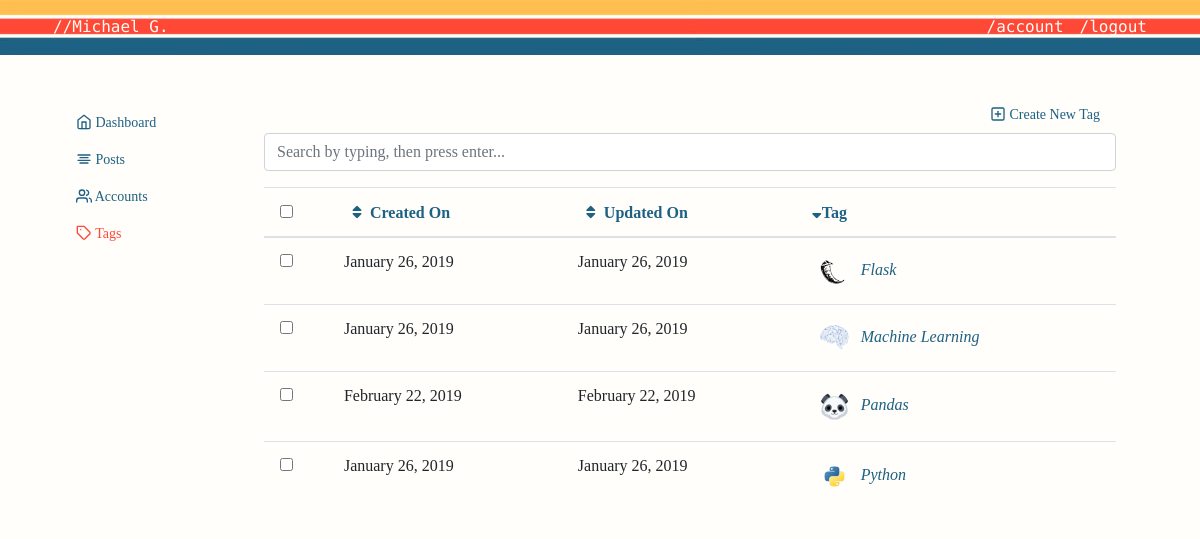
The app's page /admin/tags?q=&sort=tag_name&direction=asc (signed in) with its own data.
### personal_blog/models.py (models this page shows, shortened)
class Tag(ResourceMixin, db.Model):
    id = db.Column(db.Integer, primary_key=True)
    slug = db.Column(db.String(20), unique=True, nullable=False)
    tag_name = db.Column(db.String(20), unique=True, nullable=False)
    image_file = db.Column(db.String(20), nullable=False, default='default.jpg')

### personal_blog/views.py (the view)
@app.route("/admin/tags", methods=['GET', 'POST'])
@login_required
def admin_tags():
    search_form = SearchForm()
    bulk_form = BulkDeleteForm()
    sort_by = Tag.sort_by(request.args.get('sort', 'created_on'),
                          request.args.get('direction', 'desc'))
    order_values = '{0} {1}'.format(sort_by[0], sort_by[1])
    search = '%{0}%'.format(request.args.get('q', ''))
    tags = Tag.query \
        .filter(Tag.tag_name.ilike(search)) \
        .order_by(text(order_values)).all()
    return render_template('admin_tags.html', form=search_form, bulk_form=bulk_form, tags=tags, title='Tags')

### personal_blog/forms.py
class SearchForm(FlaskForm):
    q = StringField('Search terms', validators=[Optional(), Length(1, 256)])

class BulkDeleteForm(FlaskForm):
    scope = SelectField('Privileges',
                        choices=[('all_selected_items', 'All selected items'),
                                 ('all_search_results', 'All search results')],
                        validators=[DataRequired()]
                        )

### personal_blog/lib/util_sqlalchemy.py (called while the page is built)
    @classmethod
    def sort_by(cls, field, direction):
        if field not in cls.__table__.columns:
            field = 'created_on'
        if direction not in ('asc', 'desc'):
            direction = 'asc'
        return field, direction

### personal_blog/models.py (called while the page is built)
@login_manager.user_loader
def load_user(user_id):
    return User.query.get(int(user_id))

### personal_blog/templates/admin_tags.html (shortened to what this page needs)
{% extends "admin.html" %}
{% block admin %}
<a class= "nav-link" href="{{ url_for('new_tag') }}" id= "create"> <span data-feather="plus-square"></span> Create New Tag </a>
  <form action="{{ url_for('admin_tags') }}" method="get"
        id="" class="" role="form">
    <div class="form-group">
      <input type="text" class="form-control"
             id="q" name="q" value="{{ request.args.get('q', '') }}"
             placeholder="Search by typing, then press enter...">
    </div>
  </form>
  {% if tags.total == 0 %}
    <h3>No results found</h3>
    {% if request.args.get('q') %}
      <p>Try limiting or removing your search terms.</p>
    {% else %}
      <p>There are no tags present,
         you should <a href="{{ url_for('') }}">sign up</a>.</p>
    {% endif %}
  {% else %}
  <form action="{{ url_for('admin_tags_bulk_delete') }}" method="post"
        id="" class="" role="form">
      <table class="table">
        <thead>
          <tr>
            <th>
              <input id="select_all" name="select_all" type="checkbox">
            </th>
            <th class="col-header">
              {% set sort = request.args.get('sort', None) %}
              {% set direction = request.args.get('direction', 'asc') %}
              {% set q = request.args.get('q', '') %}
              {% set field = 'created_on' %}
              {% set label = 'Created On' %}
              {% if sort == field and direction == 'asc' %}
                {% set css = "fas fa-sort-down" %}
                {% set direction = 'desc' %}
              {% elif sort == field and direction == 'desc' %}
                {% set css = "fas fa-sort-up" %}
                {% set direction = 'asc' %}
              {% else %}
                {% set css = "fas fa-sort" %}
              {% endif %}
            <a class="{{ css }}" href="{{ url_for('admin_tags',
                                          q=q,
                                          sort=field,
                                          direction=direction,
                                          **request.view_args) }}">{{ label }}</a>
            </th>
            <th class="col-header">
              {% set sort = request.args.get('sort', None) %}
              {% set direction = request.args.get('direction', 'asc') %}
              {% set q = request.args.get('q', '') %}
              {% set field = 'updated_on' %}
              {% set label = 'Updated On' %}
              {% if sort == field and direction == 'asc' %}
                {% set css = "fas fa-sort-down" %}
                {% set direction = 'desc' %}
              {% elif sort == field and direction == 'desc' %}
                {% set css = "fas fa-sort-up" %}
                {% set direction = 'asc' %}
              {% else %}
                {% set css = "fas fa-sort" %}
              {% endif %}
            <a class="{{ css }}" href="{{ url_for('admin_users',
                                          q=q,
                                          sort=field,
                                          direction=direction,
                                          **request.view_args) }}">{{ label }}</a>
            </th>
            <th class="col-header">
              {% set sort = request.args.get('sort', None) %}
              {% set direction = request.args.get('direction', 'asc') %}
              {% set q = request.args.get('q', '') %}
              {% set field = 'tag_name' %}
              {% set label = 'Tag' %}
              {% if sort == field and direction == 'asc' %}
                {% set css = "fas fa-sort-down" %}
                {% set direction = 'desc' %}
              {% elif sort == field and direction == 'desc' %}
                {% set css = "fas fa-sort-up" %}
                {% set direction = 'asc' %}
              {% else %}
                {% set css = "fas fa-sort" %}
              {% endif %}
            <a class="{{ css }}" href="{{ url_for('admin_tags',
                                          q=q,
                                          sort=field,
                                          direction=direction,
                                          **request.view_args) }}">{{ label }}</a>
            </th>
          </tr>
        </thead>
        <tbody>
        {% for tag in tags %}
          <tr>
            <td>
              <input class="checkbox-item" id="bulk_ids" name="bulk_ids"
                     type="checkbox" value="{{ tag.id }}">
            </td>
            <td>
                {{ tag.created_on.strftime('%B %d, %Y') }}
            </td>
             <td>
                {{ tag.updated_on.strftime('%B %d, %Y') }}
            </td>
            <td>
              <a href="{{ url_for('update_tag', slug=tag.slug) }}">
                <div class="pull-left">
                  <i><img class="img-fluid rounded-circle article-img"
                          src="{{ url_for('static', filename='images/tags/' + tag.image_file) }}" >
                          {{ tag.tag_name }}
                  </i>
                </div>
              </a>
            </td>
          </tr>
        {% endfor %}
        </tbody>
      </table>
    </form>
  {% endif %}
{% endblock admin %}

### personal_blog/static/main.css (style rules this page uses)
a { color: #1d6184; }
body { background: #fffefa; color: #333333; margin-top: 5rem; font-family: 'Zilla Slab', serif; font-weight: 400; font-style: normal; }
.article-img { width: 45px; padding: .5rem ; }
.feather { width: 16px; height: 16px; vertical-align: text-bottom; }
.nav-link { display: block; padding: .5rem 1rem; text-align: left; }
#create { font-weight: 500; font-size: .875rem; text-align: right; }
.fa-sort:before { content: "\f0dc"; padding: .5rem ; }

### records on screen
Tag: created_on "January 26, 2019", updated_on "January 26, 2019", image_file (picture), tag_name "Flask"
Tag: created_on "January 26, 2019", updated_on "January 26, 2019", image_file (picture), tag_name "Machine Learning"
Tag: created_on "February 22, 2019", updated_on "February 22, 2019", image_file (picture), tag_name "Pandas"
Tag: created_on "January 26, 2019", updated_on "January 26, 2019", image_file (picture), tag_name "Python"

### other values on screen
{{ label }} "Created On"
{{ label }} "Updated On"
{{ label }} "Tag"
